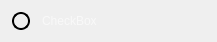
<?xml version="1.0" encoding="UTF-8"?>
<ui version="4.0">
 <class>ChannelMath</class>
 <widget class="QWidget" name="ChannelMath">
  <property name="geometry">
   <rect>
    <x>0</x>
    <y>0</y>
    <width>217</width>
    <height>42</height>
   </rect>
  </property>
  <property name="sizePolicy">
   <sizepolicy hsizetype="Maximum" vsizetype="Maximum">
    <horstretch>0</horstretch>
    <verstretch>0</verstretch>
   </sizepolicy>
  </property>
  <property name="windowTitle">
   <string>Form</string>
  </property>
  <property name="styleSheet">
   <string notr="true">QWidget {
  color: rgba(255, 255, 255, 153);
  font-family: &quot;monospace&quot;;
  border-width: 0px;
  border-radius: 6px;
}

QWidget:hover {
  background-color: rbga(20, 20, 22, 153);
}
</string>
  </property>
  <layout class="QHBoxLayout" name="horizontalLayout">
   <property name="spacing">
    <number>12</number>
   </property>
   <property name="leftMargin">
    <number>12</number>
   </property>
   <property name="topMargin">
    <number>9</number>
   </property>
   <property name="rightMargin">
    <number>12</number>
   </property>
   <property name="bottomMargin">
    <number>9</number>
   </property>
   <item>
    <widget class="QCheckBox" name="box">
     <property name="styleSheet">
      <string notr="true">QCheckBox{
  spacing: 12px;
  background-color: transparent;
}
QCheckBox::indicator {
  width: 14px;
  height: 14px;
  border: 2px solid;
  border-radius: 9px;
}

QCheckBox::indicator:unchecked {
  background-color: transparent;
}</string>
     </property>
     <property name="text">
      <string>CheckBox</string>
     </property>
     <property name="checked">
      <bool>true</bool>
     </property>
    </widget>
   </item>
   <item>
    <widget class="QPushButton" name="delBtn">
     <property name="styleSheet">
      <string notr="true">QPushButton {
  width: 24px;
  height: 24px;
  background-color: transparent;
  background-position: center center;
  background-repeat: no-repeat;
  background-image: url(:/icons/close.svg);
}
QPushButton::hover {
  background-image: url(:/icons/close_hovered.svg)
}</string>
     </property>
     <property name="text">
      <string/>
     </property>
    </widget>
   </item>
   <item>
    <widget class="QPushButton" name="btn">
     <property name="maximumSize">
      <size>
       <width>40</width>
       <height>20</height>
      </size>
     </property>
     <property name="styleSheet">
      <string notr="true">QPushButton {
  width: 40px;
  height: 20px;
  background-color: transparent;
}
QPushButton:pressed {
  border-image: url(:/icons/setup_btn_checked.svg)
}
QPushButton:!pressed {
  border-image: url(:/icons/setup_btn_unchecked.svg)
}

QPushButton:hover:!pressed:!checked {
  border-image: url(:/icons/setup_btn_hover.svg)
}

QPushButton:checked {
  border-image: url(:/icons/setup_btn_checked.svg)
}</string>
     </property>
     <property name="text">
      <string/>
     </property>
     <property name="checkable">
      <bool>true</bool>
     </property>
     <property name="flat">
      <bool>true</bool>
     </property>
    </widget>
   </item>
  </layout>
 </widget>
 <resources/>
 <connections>
  <connection>
   <sender>box</sender>
   <signal>toggled(bool)</signal>
   <receiver>btn</receiver>
   <slot>setEnabled(bool)</slot>
   <hints>
    <hint type="sourcelabel">
     <x>51</x>
     <y>21</y>
    </hint>
    <hint type="destinationlabel">
     <x>125</x>
     <y>21</y>
    </hint>
   </hints>
  </connection>
 </connections>
</ui>
